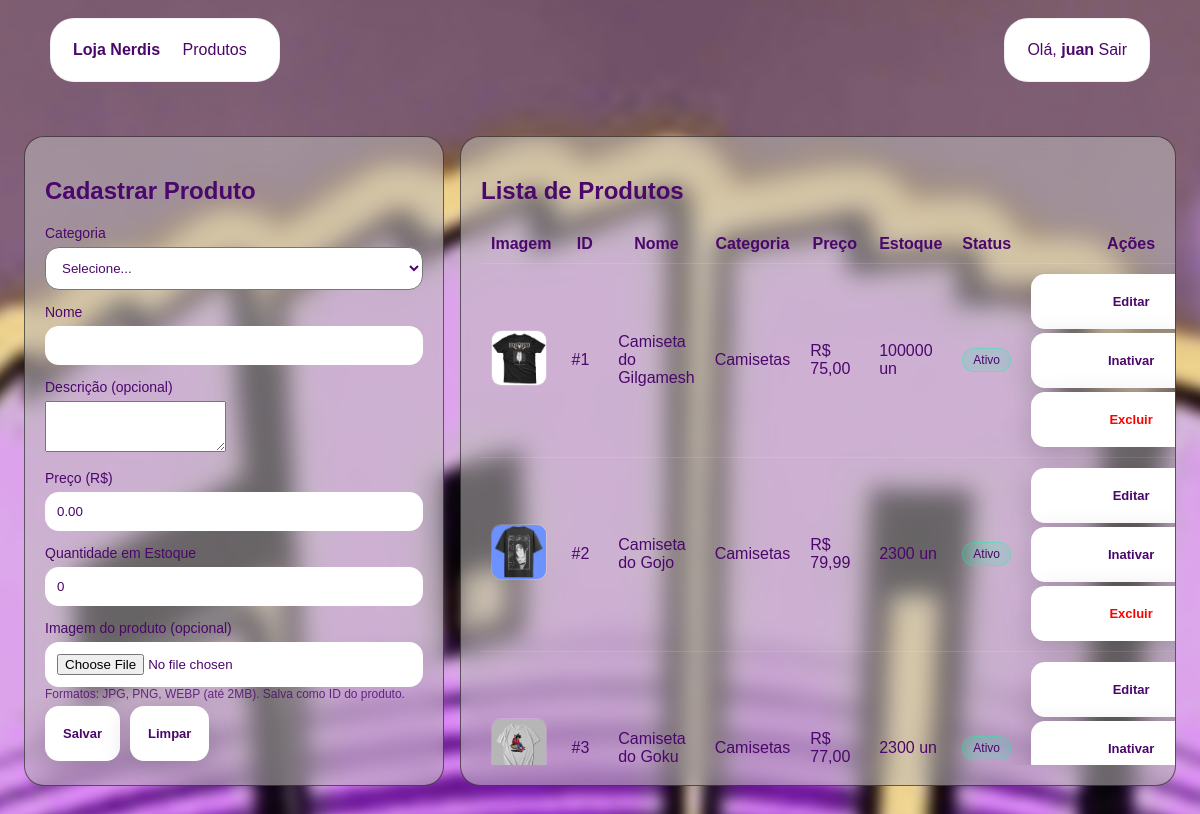
Page /loja_roupas/index.php?controller=produto&action=index (signed in) on the committed database.
### tables this page shows
CREATE TABLE `produto` (
  `id_produto` int(11) NOT NULL,
  `nome` varchar(100) NOT NULL,
  `descricao` text DEFAULT NULL,
  `preco` decimal(10,2) NOT NULL,
  `estoque` int(11) NOT NULL,
  `categoria_id` int(11) DEFAULT NULL,
  `ativo` tinyint(1) NOT NULL DEFAULT 1
);

CREATE TABLE `categoria` (
  `id_categoria` int(11) NOT NULL,
  `nome` varchar(50) NOT NULL
);

### loja_roupas/controllers/ProdutoController.php (called while the page is built, shortened)
<?php
require_once __DIR__ . '/../models/Produto.php';
class ProdutoController
{
public function index(): void
{
$produtoModel = new Produto();
$produtos = $produtoModel->listarComCategoria(false);
$editar = null;
require_once __DIR__ . '/../views/produtos.php';
}
}

### loja_roupas/index.php (called while the page is built, shortened)
<?php
require_once __DIR__ . '/config/db.php';
$controller = $_GET['controller'] ?? 'auth';
$action = $_GET['action'] ?? 'form';
switch ($controller) {
    case 'produto':
        require_once __DIR__ . '/controllers/ProdutoController.php';
        $c = new ProdutoController();
        break;
}
$c->$action();

### loja_roupas/config/db.php (called while the page is built)
<?php
class Database
{
private static $conn = null;
public static function getConnection()
{
if (self::$conn === null) {
try {
self::$conn = new PDO(
"mysql:host=localhost;dbname=loja_roupas;charset=utf8mb4",
"root",
"",
[
PDO::ATTR_ERRMODE => PDO::ERRMODE_EXCEPTION,
PDO::ATTR_DEFAULT_FETCH_MODE => PDO::FETCH_ASSOC
]
);
} catch (PDOException $e) {
die("Erro ao conectar ao banco de dados.");
}
}
return self::$conn;
}
}

### loja_roupas/models/produto.php (called while the page is built, shortened)
<?php
require_once __DIR__ . '/../config/db.php';
class Produto
{
    private PDO $conn;
    public function __construct()
    {
        $this->conn = Database::getConnection();
    }
    public function listarComCategoria(bool $somenteAtivos = false): array
    {
        $sql = "
            SELECT p.id_produto, p.categoria_id, p.nome, p.descricao, p.preco, p.estoque, p.ativo,
                   c.nome AS categoria_nome
            FROM produto p
            INNER JOIN categoria c ON c.id_categoria = p.categoria_id
        ";
        $sql .= " ORDER BY c.nome ASC, p.nome ASC";
        return $this->conn->query($sql)->fetchAll();
    }
}

### loja_roupas/views/produtos.php (the view, shortened to what this page needs)
<?php
function imagemProdutoUrl(int $produtoId): string
{
    $baseFs = __DIR__ . "/../public/uploads/produtos/";
    $baseUrl = "public/uploads/produtos/";
    foreach (['jpg','png','webp'] as $ext) {
        if (file_exists($baseFs . $produtoId . '.' . $ext)) {
            return $baseUrl . $produtoId . '.' . $ext;
        }
    }
    return "public/assets/img/produto_sem_foto.png";
}
?>
<!doctype html>
<html lang="pt-br">
<head>
    <link rel="stylesheet" href="public/assets/css/style.css">
</head>
<body>
<div class="header">
    <div class="container header-inner">
        <div class="cabecaproduto">
            <strong>Loja Nerdis</strong>
            <span class="badge">Produtos</span>
        </div>
        <div class="user">
    Olá, <strong><?= htmlspecialchars($_SESSION['usuario_nome'] ?? 'Usuário') ?></strong>
    <a href="index.php?controller=auth&action=logout">Sair</a>
</div>
    </div>
</div>
<div class="container grid">
    <div class="card">
        <h2><?= $editar ? "Editar Produto #".(int)$editar['id_produto'] : "Cadastrar Produto" ?></h2>
        <form method="post" action="index.php?controller=produto&action=salvar" enctype="multipart/form-data">
            <div class="form-group">
                <label>Categoria</label>
                <select class="input" name="categoria_id" required>
                    <option value="">Selecione...</option>
                </select>
            </div>
            <div class="form-group">
                <label>Nome</label>
                <input class="input" type="text" name="nome" required
                       value="<?= $editar ? htmlspecialchars($editar['nome']) : '' ?>">
            </div>
            <div class="form-group">
                <label>Descrição (opcional)</label>
                <textarea class="input" name="descricao" rows="3"><?= $editar ? htmlspecialchars($editar['descricao'] ?? '') : '' ?></textarea>
            </div>
            <div class="form-group">
                <label>Preço (R$)</label>
                <input class="input" type="number" step="0.01" name="preco" required
                       value="<?= $editar ? (float)$editar['preco'] : '0.00' ?>">
            </div>
            <div class="form-group">
                <label>Quantidade em Estoque</label>
                <input class="input" type="number" name="estoque" required
                       value="<?= $editar ? (int)$editar['estoque'] : '0' ?>">
            </div>
            <div class="form-group">
                <label>Imagem do produto (opcional)</label>
                <input class="input" type="file" name="imagem" accept="image/png, image/jpeg, image/webp">
                <small class="muted" style="display: block; margin-bottom: 5px;">Formatos: JPG, PNG, WEBP (até 2MB). Salva como ID do produto.</small>
            </div>
            <div class="actions">
                <button class="btn btn-primary" type="submit">Salvar</button>
                <a class="btn" href="index.php?controller=produto&action=index">Limpar</a>
            </div>
        </form>
    </div>
    <div class="card">
        <h2>Lista de Produtos</h2>
        <table class="table">
            <thead>
                <tr>
                    <th>Imagem</th>
                    <th>ID</th>
                    <th>Nome</th>
                    <th>Categoria</th>
                    <th>Preço</th>
                    <th>Estoque</th>
                    <th>Status</th>
                    <th style="width:220px;">Ações</th>
                </tr>
            </thead>
            <tbody>
                <?php
                $posicao = 1;
                foreach ($produtos as $p):
                ?>
                <tr>
                    <td>
                        <img class="thumb" src="<?= imagemProdutoUrl((int)$p['id_produto']) ?>" alt="produto">
                    </td>
                    <td>#<?= $posicao ?></td>
                    <td><?= htmlspecialchars($p['nome']) ?></td>
                    <td><?= htmlspecialchars($p['categoria_nome']) ?></td>
                    <td>R$ <?= number_format((float)($p['preco'] ?? 0), 2, ',', '.') ?></td>
                    <td><?= (int)($p['estoque'] ?? 0) ?> un</td>
                    <td>
                        <?php if (isset($p['ativo']) && (int)$p['ativo'] === 1): ?>
                            <span class="tag ok">Ativo</span>
                        <?php else: ?>
                            <span class="tag off">Inativo</span>
                        <?php endif; ?>
                    </td>
                    <td>
                        <div style="display: flex; flex-direction: column; gap: 4px;">
                            <a class="btn" href="index.php?controller=produto&action=index&id=<?= (int)$p['id_produto'] ?>">Editar</a>
                            <?php if (isset($p['ativo']) && (int)$p['ativo'] === 1): ?>
                                <a class="btn btn-danger"
                                   href="index.php?controller=produto&action=toggle&id=<?= (int)$p['id_produto'] ?>&ativo=0"
                                   onclick="return confirm('Inativar este produto?')">Inativar</a>
                            <?php else: ?>
                                <a class="btn btn-success"
                                   href="index.php?controller=produto&action=toggle&id=<?= (int)$p['id_produto'] ?>&ativo=1">Ativar</a>
                            <?php endif; ?>
                            <a class="btn btn-danger" style="color: red;"
                               href="index.php?controller=produto&action=deletar&id=<?= (int)$p['id_produto'] ?>"
                               onclick="return confirm('⚠️ DELETAR permanentemente? Não há volta!')">Excluir</a>
                        </div>
                    </td>
                </tr>
                <?php
                $posicao++;
                endforeach;
                ?>
            </tbody>
        </table>
    </div>
</div>
</body>
</html>

### loja_roupas/public/assets/css/style.css (style rules this page uses)
body { margin:0; min-height:100vh; display:flex; justify-content:center; align-items:center; overflow:hidden; font-family:Arial, sans-serif; color: rgb(75, 7, 107); position:relative; }
body::before { content:""; position:fixed; inset:0; background-image:url("../img/bg.png"); background-size:cover; background-position:center; background-repeat:no-repeat; filter:blur(5px); transform:scale(1.05); z-index:-2; }
* { box-sizing:border-box; }
a { color:var(--neon2); text-decoration:none; }
.container { width:min(1100px, 92vw); margin:0 auto; padding:195px 0; }
.card { background: rgba(255, 255, 255, 0.08); backdrop-filter: blur(10px); -webkit-backdrop-filter: blur(10px); border:1px solid rgba(255, 255, 255, 0.15); border-radius: 20px; box-shadow:var(--shadow); padding:20px; }
.card { background: rgba(192, 187, 187, 0.534); backdrop-filter: blur(10px); -webkit-backdrop-filter: blur(10px); border:1px solid rgba(0, 0, 0, 0.534); border-radius: 20px; box-shadow:var(--shadow); padding:20px; }
input { width:100%; padding:14px; border:none; border-radius:30px; background: rgba(0,0,0,0.25); color:rgb(255, 255, 255); outline:none; }
label { display:block; margin:14px 0 6px; color:var(--muted); font-size:14px; }
input, select { width:100%; padding:12px; border-radius:14px; background-color: white; color:var(--txt); outline:none; }
.btn { display: inline-flex; justify-content: center; align-items: center; padding: 20px 18px; border-radius: 14px; border: 0; cursor: pointer; color: rgb(75, 7, 107); background-color: white; box-shadow: 0 10px 30px rgba(0, 0, 0, 0.18); font-family: inherit; font-size: 13px; font-weight: 700; }
.table { width:100%; border-collapse: collapse; }
.table th, .table td { padding: 10px; border-bottom: 1px solid rgba(255,255,255,.12); vertical-align: middle; }
.thumb { width:56px; height:56px; object-fit: cover; border-radius: 10px; border: 1px solid rgba(255,255,255,.18); }
.tag { padding: 4px 10px; border-radius: 999px; font-size: 12px; display: inline-block; }
.tag.ok { background: rgba(0,255,170,.15); border: 1px solid rgba(0,255,170,.35); }
.muted { opacity: .8; font-size: 12px; }
.grid { display: grid; grid-template-columns: 380px 1fr; gap: 16px; align-items: start; }
.header-inner { display:flex; justify-content: space-between; align-items:center; }
.badge { margin-left: 8px; padding: 4px 10px; border-radius: 999px; }
body { display: block !important; justify-content: initial !important; align-items: initial !important; overflow-x: hidden !important; overflow-y: auto !important; }
.header .container { padding: 18px 0 !important; }
.container.grid { width: min(1320px, 96vw) !important; padding: 36px 0 !important; grid-template-columns: minmax(320px, 420px) minmax(0, 1fr) !important; align-items: stretch !important; }
.container.grid > .card:last-child { height: 650px; display: flex; flex-direction: column; }
.container.grid > .card:last-child > .table { flex: 1; overflow-y: auto; display: block; }
.table { min-width: 760px; }
.card { overflow: auto; }
.actions { display: flex; gap: 10px; flex-wrap: wrap; }
.user { background-color: white; border:1px solid rgba(170, 160, 160, 0.15); border-radius: 24px; box-shadow:var(--shadow); padding:22px; }
.cabecaproduto { background-color: white; border:1px solid rgba(170, 160, 160, 0.15); border-radius: 24px; box-shadow:var(--shadow); padding:22px; }

### rows in the picture
produto: shows a picture, nome "Camiseta do Gilgamesh", categoria.nome "Camisetas", preco "75,00", estoque "100000", ativo "Ativo"
produto: shows a picture, nome "Camiseta do Gojo", categoria.nome "Camisetas", preco "79,99", estoque "2300", ativo "Ativo"
produto: shows a picture, nome "Camiseta do Goku", categoria.nome "Camisetas", preco "77,00", estoque "2300", ativo "Ativo"

### other values in the picture
$_SESSION['usuario_nome'] "juan"
